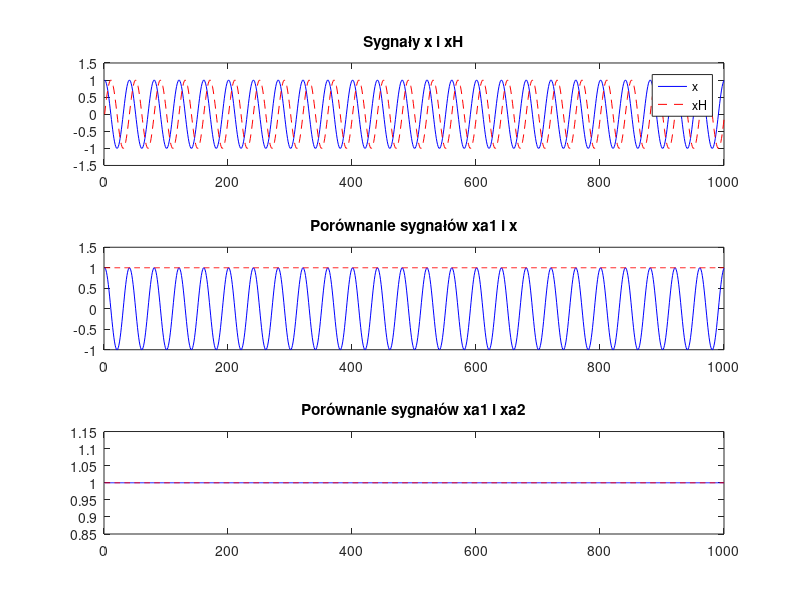
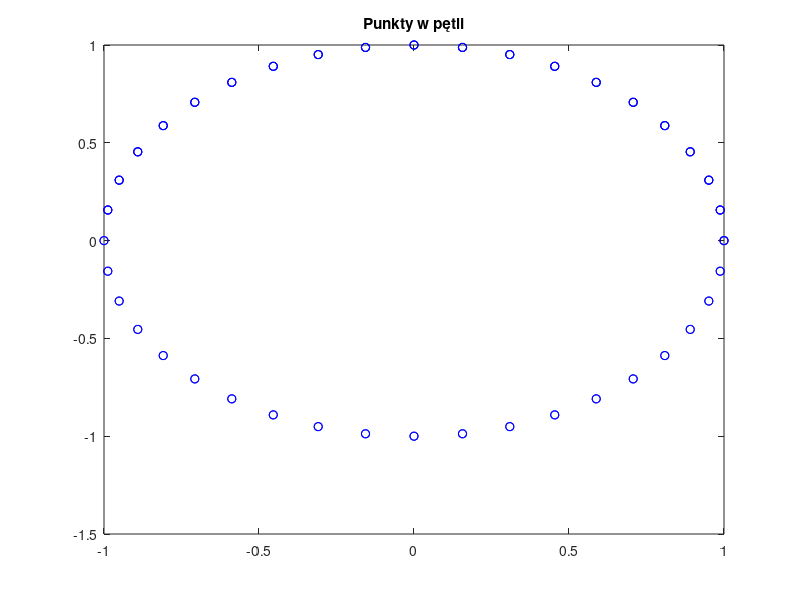
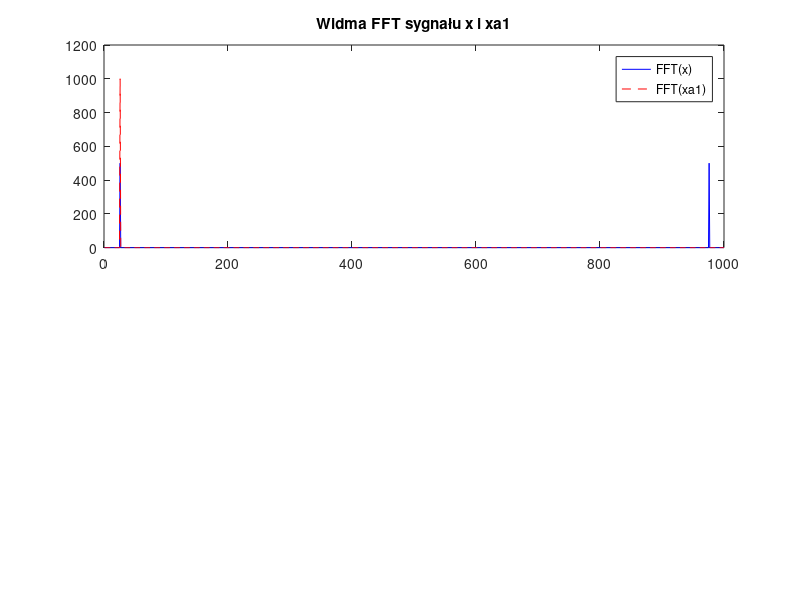

Write MATLAB code to recreate these figures, in order.
% Parametry sygnału
Nx = 1000;
fs = 2000;
f0 = fs/40;

% Generowanie sygnału kosinusoidalnego
x = cos(2*pi*(f0/fs)*(0:Nx-1));

% Obliczanie sygnału analitycznego za pomocą funkcji hilbert
xa1 = hilbert(x);

% Obliczanie sygnału analitycznego za pomocą definicji odpowiedzi częstotliwościowej filtra Hilberta
X = fft(x);
n = 1:Nx/2;
X(n) = -1j * X(n); % dodatnie częstotliwości
X(1) = 0;
X(Nx/2+1) = 0;
n = Nx/2+2:Nx;
X(n) = 1j * X(n); % ujemne częstotliwości
xH = real(ifft(X));
xa2 = x + 1j*xH; % sygnał analityczny

% Wyświetlanie sygnałów
figure;
subplot(3, 1, 1);
plot(1:Nx, x, 'b-', 1:Nx, xH, 'r--');
title('Sygnały x i xH');
legend('x', 'xH');

subplot(3, 1, 2);
plot(1:Nx, x, 'b-', 1:Nx, abs(xa1), 'r--');
title('Porównanie sygnałów xa1 i x');

subplot(3, 1, 3);
plot(1:Nx, abs(xa1), 'b-', 1:Nx, abs(xa2), 'r--');
title('Porównanie sygnałów xa1 i xa2');

% Wykreślenie punktów w pętli z opóźnieniem
figure;
for n = 1:100
    plot(x(n), xH(n), 'bo');
    hold on;
    pause(0.05);
end
title('Punkty w pętli');

% Obliczanie i wyświetlanie widm FFT
X_fft = fft(x);
Xa1_fft = fft(xa1);

figure;
subplot(2, 1, 1);
plot(1:Nx, abs(X_fft), 'b-', 1:Nx, abs(Xa1_fft), 'r--');
title('Widma FFT sygnału x i xa1');
legend('FFT(x)', 'FFT(xa1)');

% Wczytanie sygnału mowy
% Wczytaj swój własny plik audio lub użyj funkcji audioread do wczytania sygnału mowy
% [audio, fs_audio] = audioread('nazwa_pliku_audio.wav');

% Obliczanie sygnału analitycznego dla sygnału mowy
% xa_mowa = hilbert(audio);
% Xa_mowa_fft = fft(xa_mowa);

% subplot(2, 1, 2);
% plot(1:length(audio), abs(fft(audio)), 'b-', 1:length(audio), abs(Xa_mowa_fft), 'r--');
% title('Widma FFT sygnału mowy i xa_mowa');
% legend('FFT(audio)', 'FFT(xa_mowa)');
